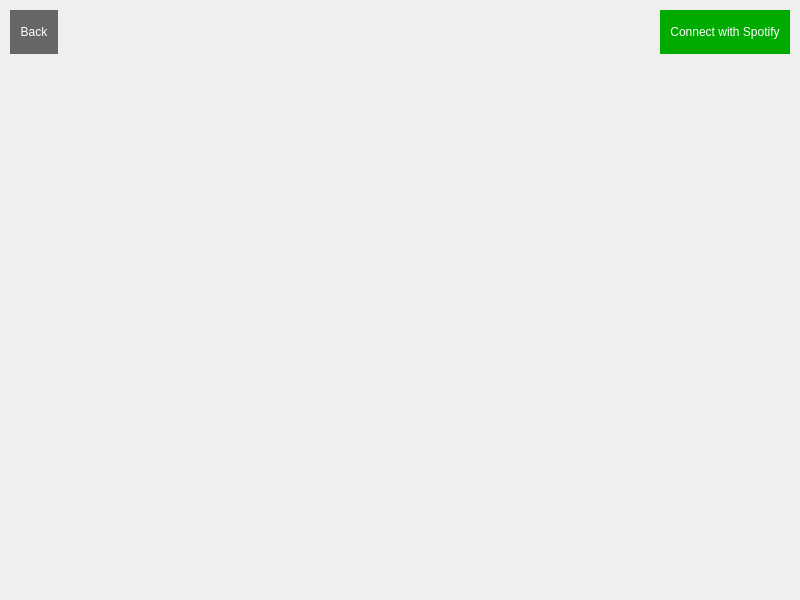
<?xml version="1.0" encoding="UTF-8"?>
<ui version="4.0">
 <class>form</class>
 <widget class="QWidget" name="form">
  <property name="geometry">
   <rect>
    <x>0</x>
    <y>0</y>
    <width>800</width>
    <height>600</height>
   </rect>
  </property>
  <property name="windowTitle">
   <string>PySpotifyClient</string>
  </property>
  <layout class="QGridLayout" name="gridLayout_3">
   <property name="leftMargin">
    <number>0</number>
   </property>
   <property name="topMargin">
    <number>0</number>
   </property>
   <property name="rightMargin">
    <number>0</number>
   </property>
   <property name="bottomMargin">
    <number>0</number>
   </property>
   <item row="1" column="0">
    <widget class="QScrollArea" name="scrollArea">
     <property name="frameShape">
      <enum>QFrame::NoFrame</enum>
     </property>
     <property name="widgetResizable">
      <bool>true</bool>
     </property>
     <widget class="QWidget" name="scrollAreaWidgetContents">
      <property name="geometry">
       <rect>
        <x>0</x>
        <y>0</y>
        <width>800</width>
        <height>532</height>
       </rect>
      </property>
      <layout class="QGridLayout" name="gridLayout_2">
       <property name="leftMargin">
        <number>0</number>
       </property>
       <property name="topMargin">
        <number>0</number>
       </property>
       <property name="rightMargin">
        <number>0</number>
       </property>
       <property name="bottomMargin">
        <number>10</number>
       </property>
       <item row="0" column="0">
        <layout class="QGridLayout" name="content" rowminimumheight="0" columnminimumwidth="0"/>
       </item>
      </layout>
     </widget>
    </widget>
   </item>
   <item row="0" column="0">
    <layout class="QGridLayout" name="test">
     <item row="0" column="1">
      <spacer name="horizontalSpacer">
       <property name="orientation">
        <enum>Qt::Horizontal</enum>
       </property>
       <property name="sizeHint" stdset="0">
        <size>
         <width>40</width>
         <height>20</height>
        </size>
       </property>
      </spacer>
     </item>
     <item row="0" column="2">
      <widget class="QPushButton" name="loginToSpotify">
       <property name="styleSheet">
        <string notr="true">background: rgb(0, 171, 0);
color: rgb(255, 255, 255);
border: 0;
padding: 15px 10px;
margin-top: 10px;
margin-right: 10px;</string>
       </property>
       <property name="text">
        <string>Connect with Spotify</string>
       </property>
       <property name="flat">
        <bool>true</bool>
       </property>
      </widget>
     </item>
     <item row="0" column="0">
      <widget class="QPushButton" name="back">
       <property name="enabled">
        <bool>true</bool>
       </property>
       <property name="styleSheet">
        <string notr="true">border: 0;
background-color: #666;
color: #fff;
padding: 15px 10px;
margin-top: 10px;
margin-left: 10px;</string>
       </property>
       <property name="text">
        <string>Back</string>
       </property>
      </widget>
     </item>
    </layout>
   </item>
  </layout>
 </widget>
 <resources/>
 <connections/>
</ui>
